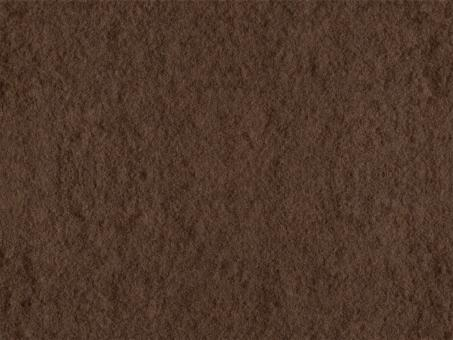
#> input picture simulation/soil.jpg, 453 x 340 px
$ python example.py   (older library calls are emulated)
#> lines starting #> are read from the running program, lines starting #| are printed output that depends on the picture
### simulation/simulation.py
# See https://stackoverflow.com/questions/37604289/tkinter-tclerror-no-display-name-and-no-display-environment-variable.
import matplotlib
# matplotlib.use('Agg')

import numpy as np
import matplotlib.pyplot as plt
import matplotlib.cm as cm
import matplotlib.gridspec as gridspec

from matplotlib.animation import FuncAnimation
from scipy.misc import imread
import pandas as pd

# ----------------- PARAMETERS FOR DATASET EXAMPLE GENERATION -----------------

# Range of number of areas with high dissipation rates.
MIN_NUM_GAUSSIANS = 2
MAX_NUM_GAUSSIANS = 4

# Range of standard deviation of multivariate Gaussians in x-axis direction.
MIN_SIGMA_X = 10.0
MAX_SIGMA_X = 40.0

# Range of standard deviation of multivariate Gaussians in y-axis direction.
MIN_SIGMA_Y = 10.0
MAX_SIGMA_Y = 40.0

# If true, each plant has independent dissipation uniformly at random between 0
# and 1. Otherwise, dataset is generated by summing Gaussian areas of high
# dissipation rate.
potted_plants_mode = False

# -----------------------------------------------------------------------------


# Takes a 2 x 200 matrix containing the positions of all plants in the field
# and generates a vector of soil moisture dissipation rates for each of the 200
# plants.
def soil_variation(X):
    # Choose the number of areas of high dissipation uniformly at random in the
    # specified range.
    num_gaussians= np.random.randint(MIN_NUM_GAUSSIANS, MAX_NUM_GAUSSIANS + 1)

    # Vector of soil moisture dissipation at each of the plants.
    dr = np.zeros(200)

    # Model each area of high dissipation rate as a scaled multivariate normal
    # distribution.
    for _ in range(num_gaussians):
        # Choose the center uniformly at random in the field.
        mu_x = np.random.uniform(100.0)
        mu_y =np.random.uniform(100.0)

        # Choose the standard deviations in the x-axis and y-axis directions
        # uniformly at random in the specified ranges.
        sigma_x =np.random.uniform(MIN_SIGMA_X, MAX_SIGMA_X)
        sigma_y = np.random.uniform(MIN_SIGMA_Y, MAX_SIGMA_Y)

        # Add the scaled multivariate Gaussian distribution to the vector of
        # soil moisture dissipation rates.
        dr += 0.4 * (np.exp(-((X[0] - mu_x) ** 2) / (2 * (sigma_x ** 2))
              - ((X[1] - mu_y) ** 2) / (2 * (sigma_y ** 2))))


    # Normalize dissipation rates so that they are between 0 and 1.
    return np.clip(dr, 0.0, 1.0)

# Class for individual plants in the vineyard.
class Plant(object):
    def __init__(self, position, init_soil_moisture):
        # Set soil soil moisture dissipation rate of this plant independently
        # of other plants if in potted plants mode.
        if potted_plants_mode:
            self.dissipation_rate = np.random.uniform(0, 1)

        # Position of the plant in the field.
        self.position = position

        # Initialize local soil moisture.
        self.soil_moisture = init_soil_moisture

        # Size of the leaves for plotting.
        self.leaf_size = 1

        # Number of leaves to add each time the plant grows.
        self.leaf_num = 7

        # When growing, leaf positions are sampled as a multivariate Gaussian
        # distribution with mean equal to the position of the plant and
        # covariance matrix proportional to this growth ratio.
        self.growth_ratio = np.array([[0.1, 0], [0, 0.4]])

        # Sample the initial leaf positions of the plants.
        self.leaf_positions = np.random.multivariate_normal(self.position,
                                                            self.soil_moisture * self.growth_ratio,
                                                            self.leaf_num)

        # Assign colors to each leaf for the visualization.
        self.color()

    # Simulate plant growth using the supplied irrigation rate and soil
    # moisture dissipation rate.
    def grow(self, irrigation_rate, dissipation_rate, noise):
        # First-order approximation of Richards equation.
        self.soil_moisture += irrigation_rate - dissipation_rate + np.random.normal(scale=noise)

        # New leaves are added if soil moisture is non-negative.
        if self.soil_moisture>=0 and self.soil_moisture<4:
            new_leaves = np.random.multivariate_normal(self.position,
                                                       self.soil_moisture * self.growth_ratio,
                                                       self.leaf_num)
            self.leaf_positions=np.vstack((self.leaf_positions, new_leaves))
        # Soil moisture cannot be negative.
        elif self.soil_moisture<0:
            self.soil_moisture = 0
        else:
            self.soil_moisture=4

        # Color the new leaves.
        self.color()

    # Assign colors to each of the leaves for the plant.
    def color(self):
        num_leaves = len(self.leaf_positions[:, 0])

        # We use shades of green for the leaves if soil moisture is positive.
        if self.soil_moisture>0 and self.soil_moisture<4:
            colors = [0, 153/256.0, 0, 0.2] + np.random.uniform(-.2, .2, (num_leaves, 4)) + [-10/256.0, 0, 0, 0]
        # We use shades of yellow if the soil moisture is zero.
        elif self.soil_moisture==0:
            colors = [128/256.0, 128/256.0, 0/256.0, 1] + np.random.uniform(-.1, .1, (num_leaves, 4))
        else:
            colors = [151/256.0, 180/256.0, 63/256.0, 1] + np.random.uniform(-.1, .1, (num_leaves, 4))

        colors = colors.tolist()

        # Ensure that colors are between 0 and 1.
        self.colors= np.clip(colors, 0, 1)

# Class for a vineyard object, which consists of individual plants.
class Vineyard(object):
    def __init__(self):
        # Create new Figure and an Axes which fills it.
        self.bounds = [[0,100],[0,100]]
        self.fig = plt.figure(figsize=(10, 5))
        gs = gridspec.GridSpec(1, 2,width_ratios=[1,1])
        self.ax1 = plt.subplot(gs[0])
        self.ax2 = plt.subplot(gs[1])
        self.ax1.set_aspect('equal')
        self.ax2.set_aspect('equal')
        self.ax1.set_xlim(-10, self.bounds[0][1]+10), self.ax1.set_xticks([])
        self.ax1.set_ylim(-10, self.bounds[1][1]+10), self.ax1.set_yticks([])
        self.ax2.set_xlim(-10, self.bounds[0][1]+10), self.ax2.set_xticks([])
        self.ax2.set_ylim(-10, self.bounds[1][1]+10), self.ax2.set_yticks([])
        self.ax1.imshow(imread("soil.jpg"), extent=[-10, 110, -10, 110])

        # Initialize the plants on a grid
        nx, ny = (10, 20)
        x = np.linspace(0, self.bounds[0][1], nx)
        y = np.linspace(0, self.bounds[1][1], ny)
        xx, yy = np.meshgrid(x, y)

        # Positions of the individual plants in the field.
        self.vine_positions = np.vstack((xx.flatten(),yy.flatten())).T

        # Set local soil moisture dissipation rate for each individual plant.
        self.dissipation_rate = soil_variation(self.vine_positions.T)

        # Irrigation rate vector (one irrigation rate per plant).
        self.irrigation_rate = 0.4 * np.ones(self.vine_positions.shape[0])

        # Starting soil moisture level for each plant.
        init_soil_moisture = 1

        # Create each plant.
        self.vines = []
        for pos in self.vine_positions:
            self.vines.append(Plant(pos, init_soil_moisture))

        # Set up plotting for visualization.
        dr = self.dissipation_rate.reshape(20,10)
        sc = self.ax2.imshow(np.flipud(dr), cmap=plt.get_cmap('RdBu_r'),
                             extent=(0, self.bounds[0][1], 0, self.bounds[1][1]),
                             interpolation='gaussian')

        # Legend.
        df=self.fig.colorbar(sc,fraction=0.046, pad=0.04)
        df.ax.set_yticklabels(['slow','','','','','', 'fast'])
        # df=pd.DataFrame(dr)
        # print(df)
        # Keep track of the current day.
        self.time = 0

    # Simulates plant growth over one day.
    def update(self, i, noise=0):
        sizes = []
        moistures = []

        for ind,vine in enumerate(self.vines):
            # Simulate plant growth.
            if potted_plants_mode:
                vine.grow(self.irrigation_rate[ind], vine.dissipation_rate, noise)
            else:
                vine.grow(self.irrigation_rate[ind], self.dissipation_rate[ind], noise)

            # Get information for generating synthetic aerial image.
            if ind == 0:
                leafpositions = vine.leaf_positions
                colors = vine.colors
                vinepositions = vine.position
            else:
                leafpositions = np.vstack((leafpositions,vine.leaf_positions))
                colors = np.vstack((colors,vine.colors))
                vinepositions = np.vstack((vinepositions,vine.position))

            sizes.append(vine.leaf_size)
            moistures.append(vine.soil_moisture)
            # m = np.asarray([moistures])
            # # m = np.asarray([moistures]).reshape(20,10)
            # print(m.shape)
            # print(pd.DataFrame(m))

        # Create synthetic aerial image.
        scat1 = self.ax1.scatter(leafpositions[:, 0], leafpositions[:, 1],
                                 s=sizes, edgecolors=colors,
                                 facecolors=colors)
        scat2 = self.ax2.scatter(vinepositions[:,0],vinepositions[:,1],
                                 s=5*self.irrigation_rate, edgecolors='red',
                                 facecolors='red')

        # Increment the timestep.
        self.time += 1
        print(self.time)
        # text = input("prompt")  # Python 3


    # Create an animation showing plant growth over time.
    def animate(self):
        anim = FuncAnimation(self.fig, self.update)
        plt.show()
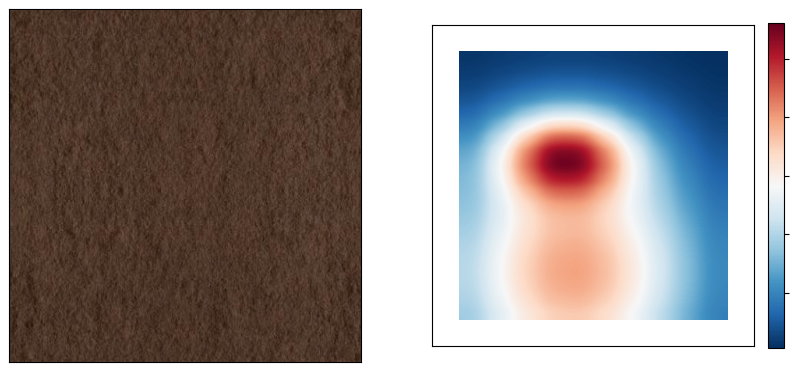
#> figure drawn by matplotlib, 3 panels

### simulation/example.py
""" Example usage of simulation. """

import simulation

def main():
    # Create and animate an example vineyard.
    vy = simulation.Vineyard()
    vy.animate()

if __name__ == "__main__":
    main()
